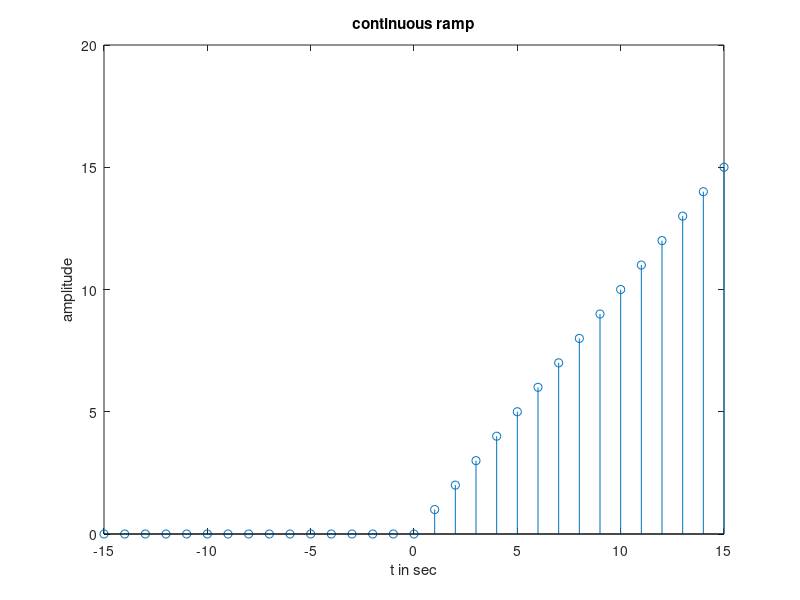

Source code (MATLAB):
clc;
clear all;
close all;
n=-15:15;

 x=n.*[(n>=0)]
% x=[]
% if(t>=0)
%     
%     x(t)=t
% end

stem(n,x);
xlabel('t in sec');
ylabel('amplitude');
title('continuous ramp');